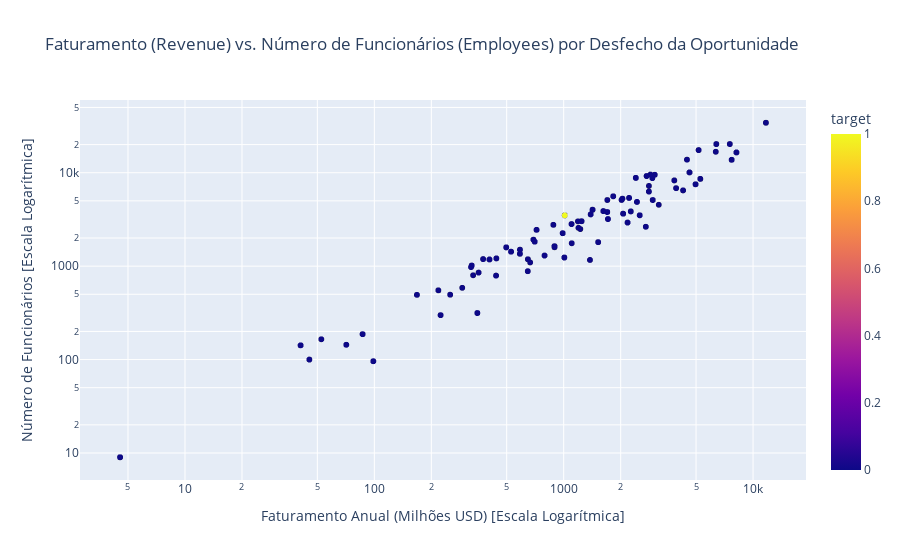
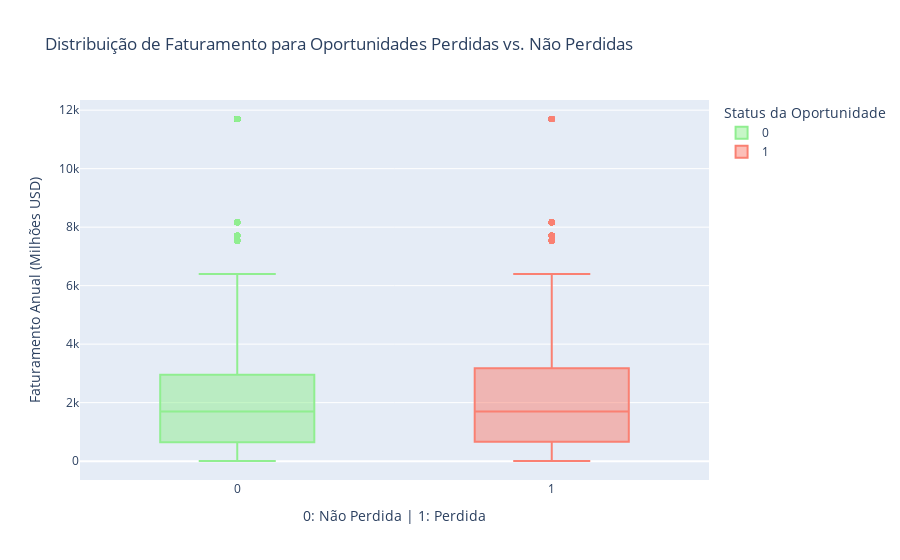
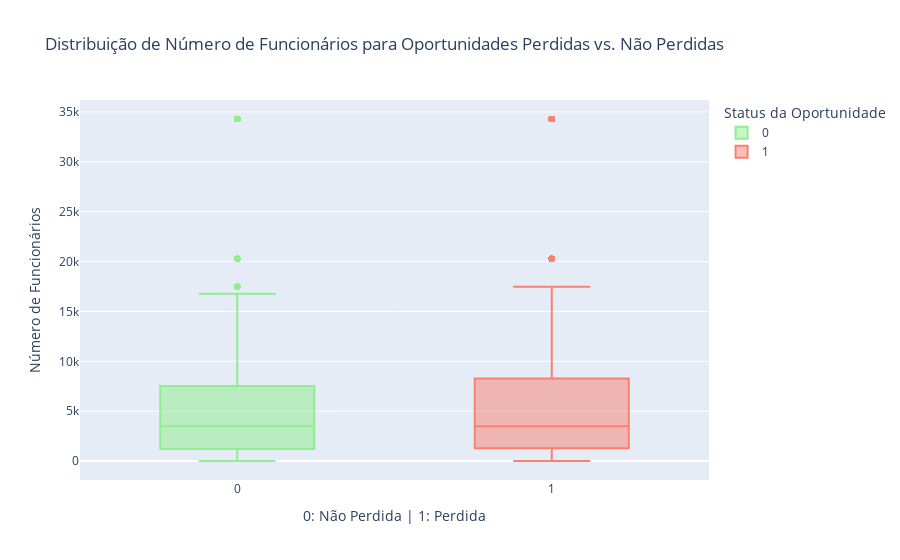

Notebook code for these charts, in order:
### Code cell
# --- Análise por Porte da Empresa (Revenue e Employees) ---
print("\n--- Análise da Relação entre Porte da Empresa e Perda de Oportunidade ---")

# Remover NaNs das colunas relevantes para esta análise, se for o caso
df_filtered_for_size_analysis = df_eda_consolidated.dropna(subset=['revenue', 'employees', 'target']).copy()

# Scatter plot: Revenue vs. Loss (com cor para indicar se foi perdida ou não)
fig1 = px.scatter(df_filtered_for_size_analysis,
                  x='revenue',
                  y='employees',
                  color='target',
                  hover_data=['account', 'deal_stage', 'close_value'],
                  title='Faturamento (Revenue) vs. Número de Funcionários (Employees) por Desfecho da Oportunidade',
                  labels={'revenue': 'Faturamento Anual (Milhões USD)', 'employees': 'Número de Funcionários'},
                  color_discrete_map={0: 'lightgreen', 1: 'salmon'},
                  log_x=True, log_y=True) # Usar escala logarítmica devido à grande variação

fig1.update_layout(xaxis_title="Faturamento Anual (Milhões USD) [Escala Logarítmica]",
                   yaxis_title="Número de Funcionários [Escala Logarítmica]")
fig1.show()

# Box Plot: Comparação de Revenue para Oportunidades Perdidas vs. Não Perdidas
fig2 = px.box(df_filtered_for_size_analysis,
              x='target',
              y='revenue',
              color='target',
              title='Distribuição de Faturamento para Oportunidades Perdidas vs. Não Perdidas',
              labels={'target': 'Status da Oportunidade', 'revenue': 'Faturamento Anual (Milhões USD)'},
              color_discrete_map={0: 'lightgreen', 1: 'salmon'})
fig2.update_layout(xaxis_title="0: Não Perdida | 1: Perdida")
fig2.show()

# Box Plot: Comparação de Employees para Oportunidades Perdidas vs. Não Perdidas
fig3 = px.box(df_filtered_for_size_analysis,
              x='target',
              y='employees',
              color='target',
              title='Distribuição de Número de Funcionários para Oportunidades Perdidas vs. Não Perdidas',
              labels={'target': 'Status da Oportunidade', 'employees': 'Número de Funcionários'},
              color_discrete_map={0: 'lightgreen', 1: 'salmon'})
fig3.update_layout(xaxis_title="0: Não Perdida | 1: Perdida")
fig3.show()

### Figure 1 — Plotly figure (JSON) as saved in the notebook; plotly's stock layout.template omitted (floating-point values rounded to 4 significant figures; data arrays with more than 128 entries replaced by an {"elided": "..."} marker saying what was removed)
{"data": [{"customdata": {"elided": "7375x3 mixed values"}, "hovertemplate": "Faturamento Anual (Milhões USD)=%{x}<br>Número de Funcionários=%{y}<br>account=%{customdata[0]}<br>deal_stage=%{customdata[1]}<br>close_value=%{customdata[2]}<br>target=%{marker.color}<extra></extra>", "legendgroup": "", "marker": {"color": {"elided": "7375 int values"}, "coloraxis": "coloraxis", "symbol": "circle"}, "mode": "markers", "name": "", "showlegend": false, "type": "scattergl", "x": {"elided": "7375 float values"}, "xaxis": "x", "y": {"elided": "7375 float values"}, "yaxis": "y"}], "layout": {"coloraxis": {"colorbar": {"title": {"text": "target"}}, "colorscale": [[0, "#0d0887"], [0.1111, "#46039f"], [0.2222, "#7201a8"], [0.3333, "#9c179e"], [0.4444, "#bd3786"], [0.5556, "#d8576b"], [0.6667, "#ed7953"], [0.7778, "#fb9f3a"], [0.8889, "#fdca26"], [1, "#f0f921"]]}, "legend": {"tracegroupgap": 0}, "title": {"text": "Faturamento (Revenue) vs. Número de Funcionários (Employees) por Desfecho da Oportunidade"}, "xaxis": {"anchor": "y", "domain": [0, 1], "title": {"text": "Faturamento Anual (Milhões USD) [Escala Logarítmica]"}, "type": "log"}, "yaxis": {"anchor": "x", "domain": [0, 1], "title": {"text": "Número de Funcionários [Escala Logarítmica]"}, "type": "log"}}}

### Figure 2 — Plotly figure (JSON) as saved in the notebook; plotly's stock layout.template omitted (floating-point values rounded to 4 significant figures; data arrays with more than 128 entries replaced by an {"elided": "..."} marker saying what was removed)
{"data": [{"alignmentgroup": "True", "hovertemplate": "Status da Oportunidade=%{x}<br>Faturamento Anual (Milhões USD)=%{y}<extra></extra>", "legendgroup": "0", "marker": {"color": "lightgreen"}, "name": "0", "notched": false, "offsetgroup": "0", "orientation": "v", "showlegend": true, "type": "box", "x": {"elided": "4902 int values"}, "x0": " ", "xaxis": "x", "y": {"elided": "4902 float values"}, "y0": " ", "yaxis": "y"}, {"alignmentgroup": "True", "hovertemplate": "Status da Oportunidade=%{x}<br>Faturamento Anual (Milhões USD)=%{y}<extra></extra>", "legendgroup": "1", "marker": {"color": "salmon"}, "name": "1", "notched": false, "offsetgroup": "1", "orientation": "v", "showlegend": true, "type": "box", "x": {"elided": "2473 int values"}, "x0": " ", "xaxis": "x", "y": {"elided": "2473 float values"}, "y0": " ", "yaxis": "y"}], "layout": {"boxmode": "overlay", "legend": {"title": {"text": "Status da Oportunidade"}, "tracegroupgap": 0}, "title": {"text": "Distribuição de Faturamento para Oportunidades Perdidas vs. Não Perdidas"}, "xaxis": {"anchor": "y", "categoryarray": [0, 1], "categoryorder": "array", "domain": [0, 1], "title": {"text": "0: Não Perdida | 1: Perdida"}}, "yaxis": {"anchor": "x", "domain": [0, 1], "title": {"text": "Faturamento Anual (Milhões USD)"}}}}

### Figure 3 — Plotly figure (JSON) as saved in the notebook; plotly's stock layout.template omitted (floating-point values rounded to 4 significant figures; data arrays with more than 128 entries replaced by an {"elided": "..."} marker saying what was removed)
{"data": [{"alignmentgroup": "True", "hovertemplate": "Status da Oportunidade=%{x}<br>Número de Funcionários=%{y}<extra></extra>", "legendgroup": "0", "marker": {"color": "lightgreen"}, "name": "0", "notched": false, "offsetgroup": "0", "orientation": "v", "showlegend": true, "type": "box", "x": {"elided": "4902 int values"}, "x0": " ", "xaxis": "x", "y": {"elided": "4902 float values"}, "y0": " ", "yaxis": "y"}, {"alignmentgroup": "True", "hovertemplate": "Status da Oportunidade=%{x}<br>Número de Funcionários=%{y}<extra></extra>", "legendgroup": "1", "marker": {"color": "salmon"}, "name": "1", "notched": false, "offsetgroup": "1", "orientation": "v", "showlegend": true, "type": "box", "x": {"elided": "2473 int values"}, "x0": " ", "xaxis": "x", "y": {"elided": "2473 float values"}, "y0": " ", "yaxis": "y"}], "layout": {"boxmode": "overlay", "legend": {"title": {"text": "Status da Oportunidade"}, "tracegroupgap": 0}, "title": {"text": "Distribuição de Número de Funcionários para Oportunidades Perdidas vs. Não Perdidas"}, "xaxis": {"anchor": "y", "categoryarray": [0, 1], "categoryorder": "array", "domain": [0, 1], "title": {"text": "0: Não Perdida | 1: Perdida"}}, "yaxis": {"anchor": "x", "domain": [0, 1], "title": {"text": "Número de Funcionários"}}}}
